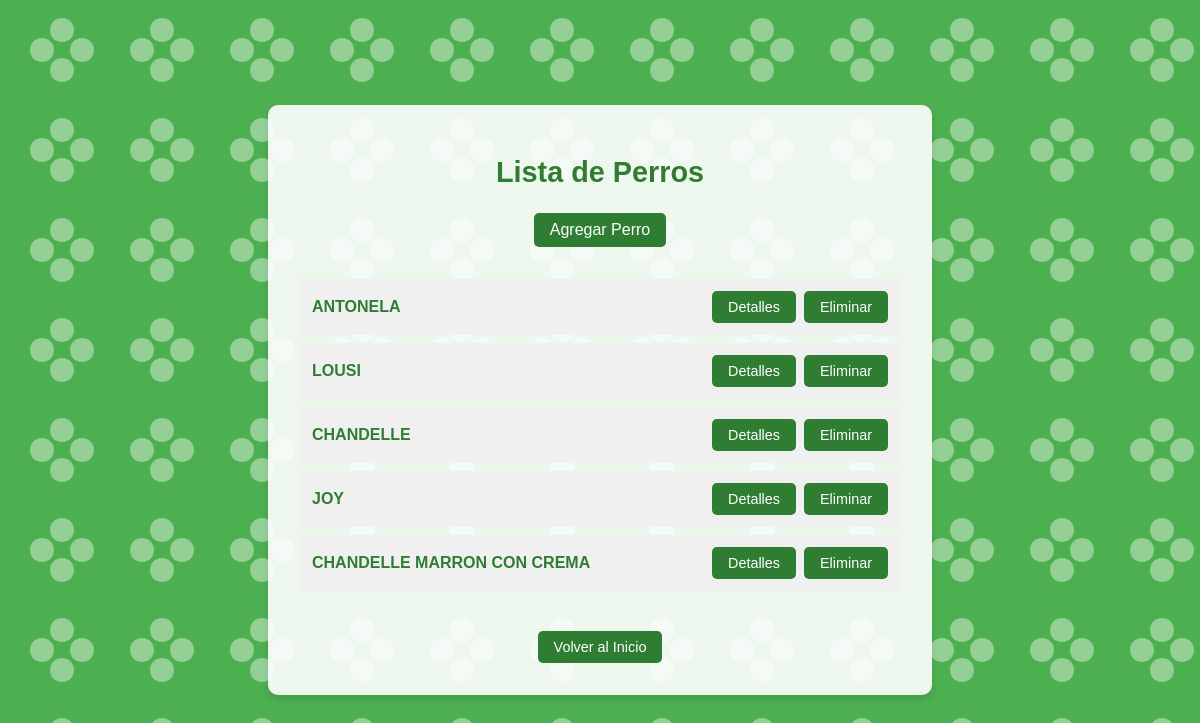
/lista_perros/, run on the app's committed database.
### perros/models.py (models this page shows, shortened)
class Perro(models.Model):
    nombre = models.CharField(max_length=100)
    raza = models.CharField(max_length=100)
    madre = models.CharField(max_length=100)
    padre = models.CharField(max_length=100)

### perros/views.py (the view)
# urls.py: path("lista_perros/", views.lista_perros, name="lista_perros"),
def lista_perros(request):
    perros = Perro.objects.all()
    return render(request, "perros/lista_perros.html", {"perros": perros})

### perros/templates/perros/lista_perros.html (shortened to what this page needs)
<!DOCTYPE html>
<html lang="es">
<head>
</head>
<body>
    <div class="container">
        <h1>Lista de Perros</h1>
        <a href="{% url 'agregar_perro' %}" class="add-dog">Agregar Perro</a>
        <ul>
            {% for perro in perros %}
            <li>
                <span class="dog-name">{{ perro.nombre }}</span>
                <div class="action-buttons">
                    <a href="{% url 'detalle_perro' perro.id %}">Detalles</a>
                    <a href="{% url 'eliminar_perro' perro.id %}">Eliminar</a>
                </div>
            </li>
            {% endfor %}
        </ul>
        <a href="{% url 'inicio' %}" class="back-link">Volver al Inicio</a>
    </div>
</body>
</html>

### perros/templates/perros/lista_perros.html (style rules this page uses)
body { font-family: Arial, sans-serif; background-color: #4CAF50; margin: 0; padding: 0; display: flex; justify-content: center; align-items: center; min-height: 100vh; }
.container { background-color: rgba(255, 255, 255, 0.9); padding: 2rem; border-radius: 10px; box-shadow: 0 4px 6px rgba(0, 0, 0, 0.1); text-align: center; max-width: 600px; width: 100%; }
h1 { color: #2E7D32; margin-bottom: 1.5rem; font-size: 1.8rem; }
ul { list-style-type: none; padding: 0; margin-bottom: 1.5rem; }
li { background-color: #f0f0f0; border-radius: 5px; margin-bottom: 0.5rem; padding: 0.75rem; display: flex; justify-content: space-between; align-items: center; }
.dog-name { font-weight: bold; color: #2E7D32; }
.action-buttons { display: flex; gap: 0.5rem; }
a, button { display: inline-block; background-color: #2E7D32; color: white; padding: 0.5rem 1rem; text-decoration: none; border-radius: 5px; transition: all 0.3s ease; border: none; cursor: pointer; font-size: 0.9rem; }
.add-dog { margin-bottom: 1rem; font-size: 1rem; }
.back-link { margin-top: 1rem; }

### data on the page
Perro: nombre "ANTONELA"
Perro: nombre "LOUSI"
Perro: nombre "CHANDELLE"
Perro: nombre "JOY"
Perro: nombre "CHANDELLE MARRON CON CREMA"
